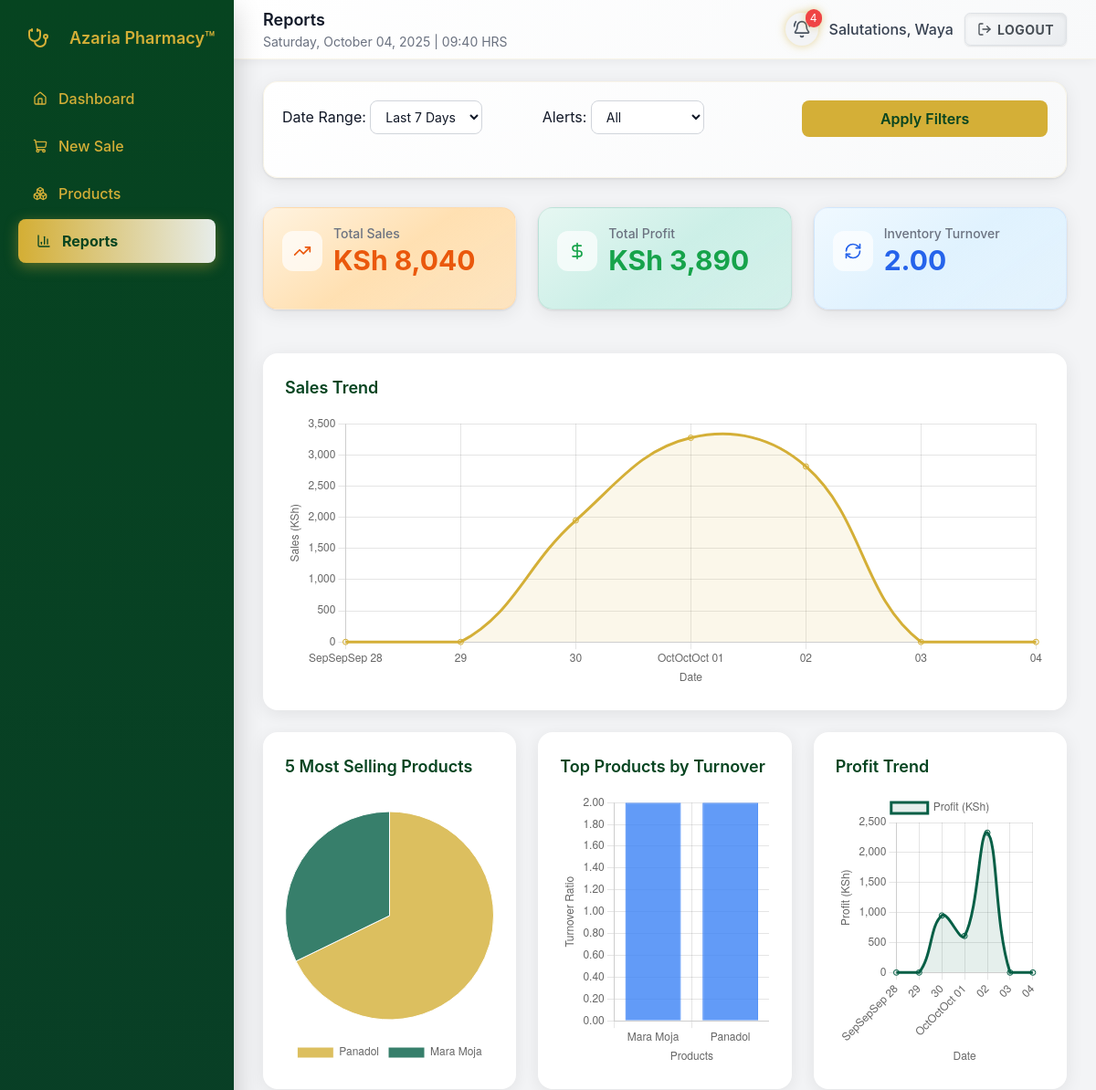
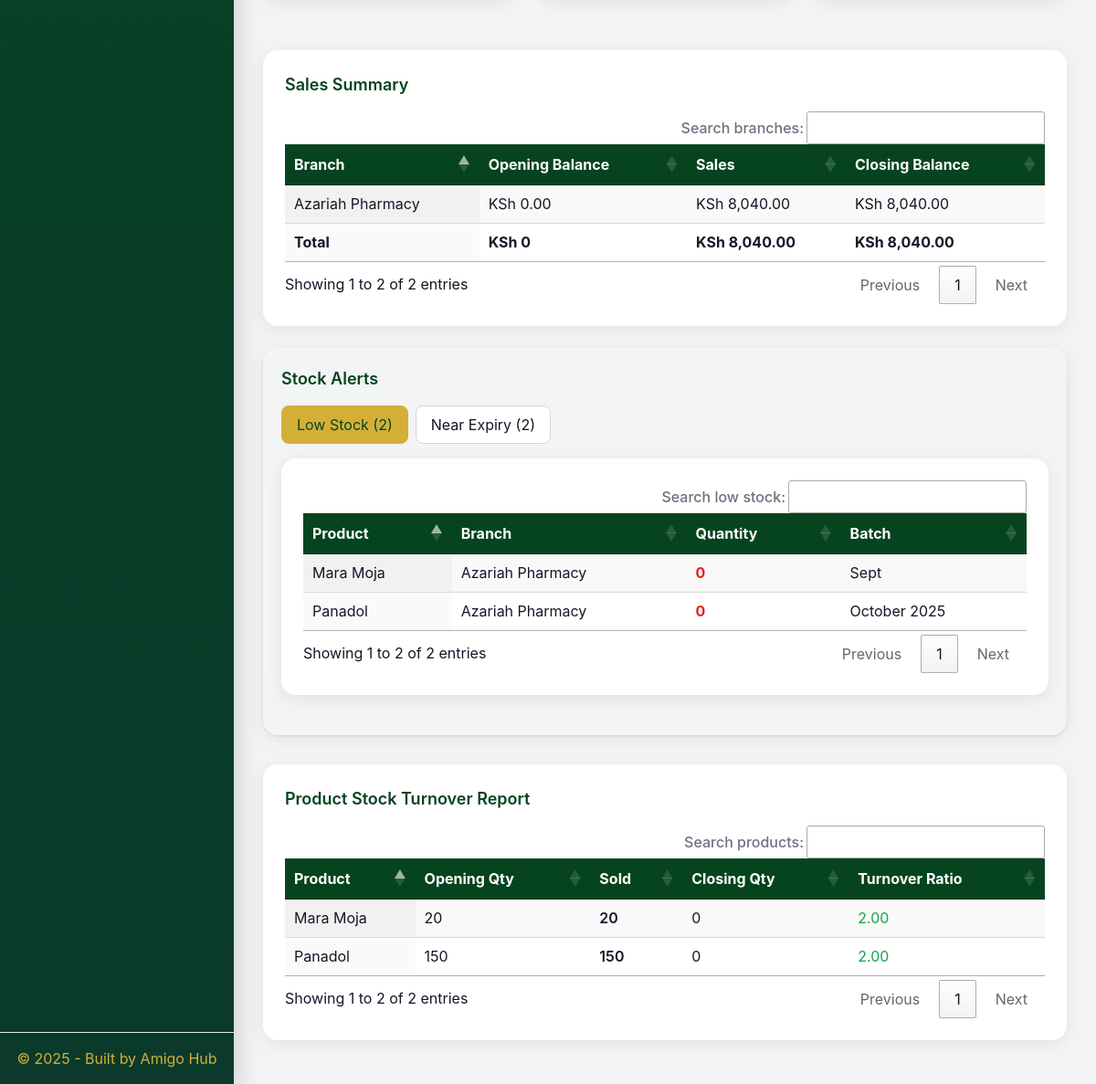
/reports/ (signed in), run on an earlier commit of the app's database (2 pictures, top to bottom).
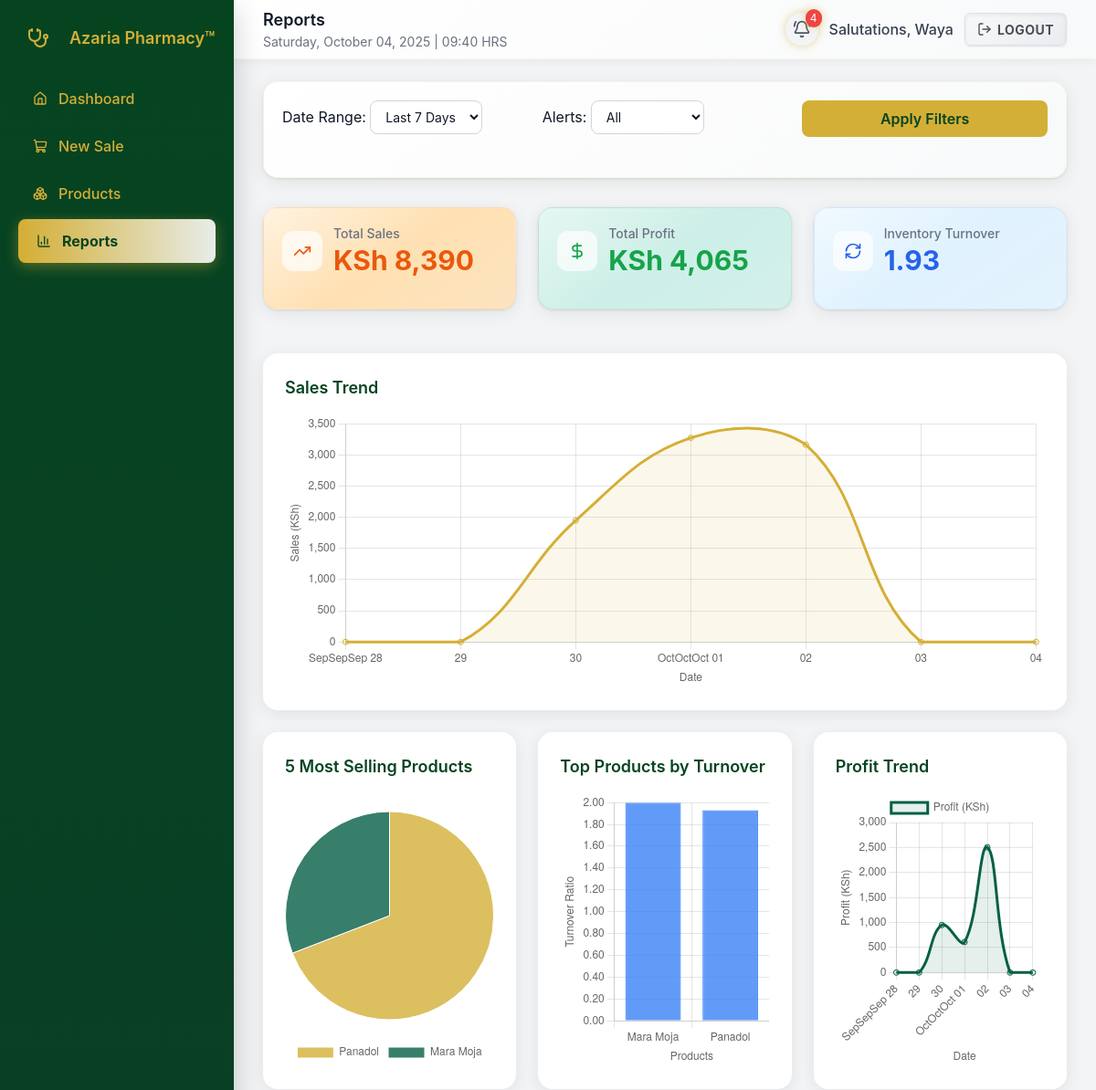
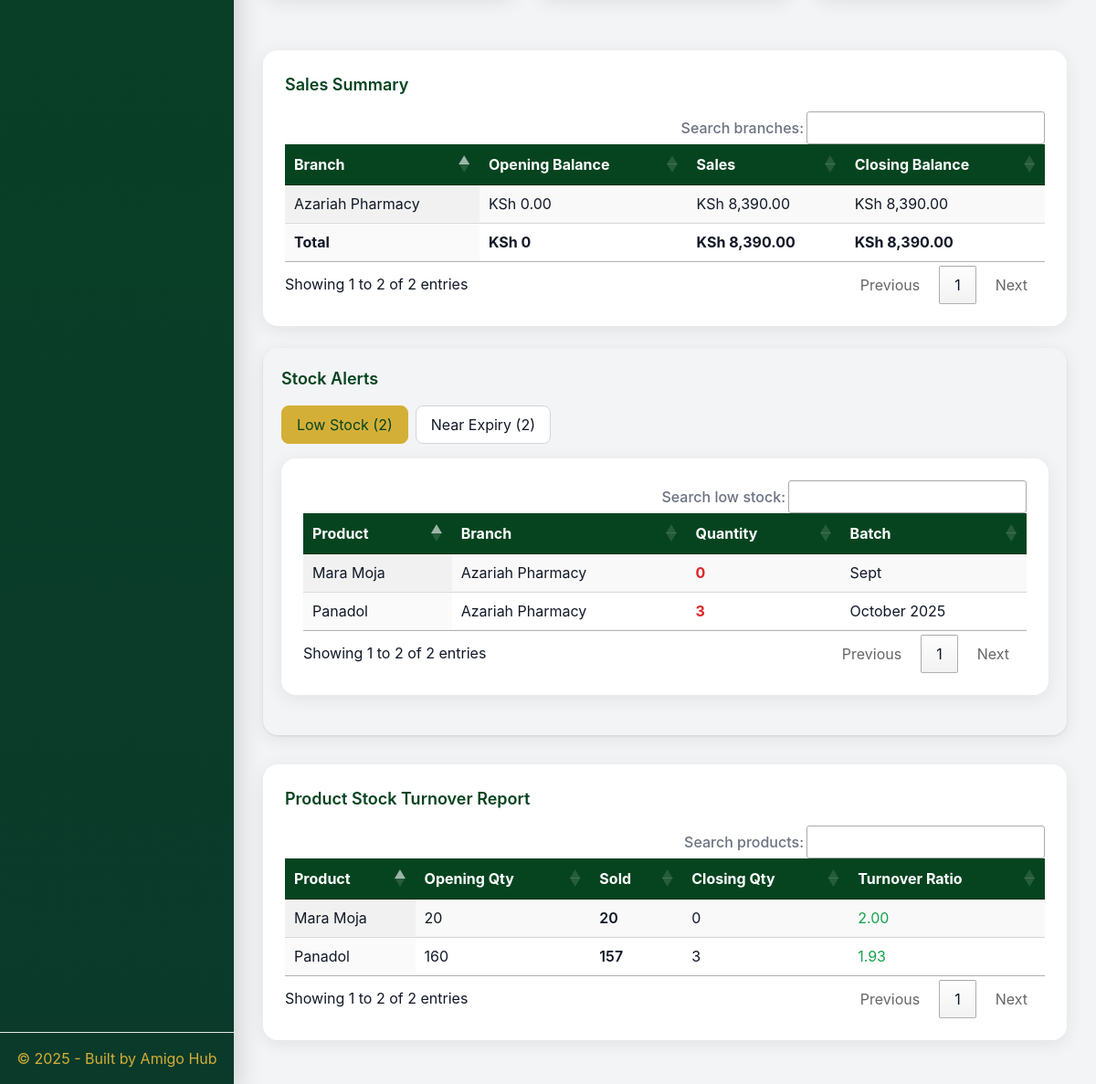
And on a later commit of the database (2 pictures, top to bottom).
### pos/models.py (models this page shows, shortened)
class Branch(models.Model):
    name = models.CharField(max_length=120)
    address = models.TextField(blank=True)
    phone = models.CharField(max_length=30, blank=True)

class ProductStock(models.Model):
    product = models.ForeignKey(Product, on_delete=models.CASCADE, related_name="stocks")
    branch = models.ForeignKey(Branch, on_delete=models.CASCADE, related_name="stocks")
    batch = models.CharField(max_length=120, blank=True)
    expiry_date = models.DateField(null=True, blank=True)
    quantity = models.IntegerField(default=0)
    supplier = models.ForeignKey(Supplier, null=True, blank=True, on_delete=models.SET_NULL)
    unit_cost = models.DecimalField(max_digits=10, decimal_places=2, default=0)
    class Meta:
        unique_together = ("product", "branch", "batch", "expiry_date")

class Product(models.Model):
    name = models.CharField(max_length=255)
    category = models.CharField(max_length=120, blank=True)
    description = models.TextField(blank=True)
    price = models.DecimalField(max_digits=10, decimal_places=2)
    min_price = models.DecimalField(max_digits=10, decimal_places=2, default=0, validators=[MinValueValidator(Decimal('0.00'))])
    created_at = models.DateTimeField(auto_now_add=True)

### pos/views.py (the view, shortened to what this page needs)
# urls.py: path("reports/", views.reports, name="reports"),
@login_required
def reports(request):
    branches = Branch.objects.all()
    today = timezone.localdate()
    low_stock_threshold = 10
    expiry_days_threshold = 60
    date_range = request.GET.get('date-range', 'week')
    branch_id = request.GET.get('branch', '')
    alert_type = request.GET.get('alert_type', '')
    start_date_str = request.GET.get('start_date')
    end_date_str = request.GET.get('end_date')
    if date_range == 'today':
        start_date = today
        end_date = today
    elif date_range == 'week':
        start_date = today - timedelta(days=6)
        end_date = today
    elif date_range == 'month':
        start_date = today - timedelta(days=30)
        end_date = today
    elif date_range == 'all_time':
        min_date = Sale.objects.aggregate(min_date=Min('created_at__date'))['min_date']
        earliest_possible = today - timedelta(days=730)
        start_date = max(min_date, earliest_possible) if min_date else today
        end_date = today
    else:
        start_date = today - timedelta(days=6)
        end_date = today
    selected_branches = branches
    if branch_id:
        selected_branches = branches.filter(id=branch_id)
    data = []
    for branch in selected_branches:
        sales_qs = Sale.objects.filter(branch=branch, created_at__date__gte=start_date, created_at__date__lte=end_date)
        total = sales_qs.aggregate(total=Sum('total'))['total'] or 0
        data.append({"branch": branch, "opening": 0, "sales": total, "closing": total})
    total_sales = sum(row['sales'] for row in data)
    sale_items_qs = SaleItem.objects.filter(sale__branch__in=selected_branches, sale__created_at__date__gte=start_date, sale__created_at__date__lte=end_date)
    total_profit = sale_items_qs.aggregate(
        profit=Sum(ExpressionWrapper(F('line_total') - F('qty') * F('product_stock__unit_cost'), output_field=DecimalField()))
    )['profit'] or Decimal('0.00')
    total_cogs = total_sales - total_profit
    total_inventory_cost = ProductStock.objects.filter(branch__in=selected_branches).aggregate(
        cost=Sum(ExpressionWrapper(F('quantity') * F('unit_cost'), output_field=DecimalField()))
    )['cost'] or Decimal('0.00')
    beginning_cost = total_inventory_cost + total_cogs
    avg_inventory_cost = (beginning_cost + total_inventory_cost) / 2 if beginning_cost + total_inventory_cost > 0 else Decimal('0.00')
    inventory_turnover = total_cogs / avg_inventory_cost if avg_inventory_cost > 0 else 0
    inventory_turnover = round(float(inventory_turnover), 2)
    most_selling = sale_items_qs.values('product__name').annotate(total_qty=Sum('qty'), total_revenue=Sum('line_total')).order_by('-total_qty')[:5]
    sold_per_product = sale_items_qs.values('product__id', 'product__name').annotate(sold=Sum('qty')).order_by('product__name')
    stock_report = []
    for item in sold_per_product:
        product_id = item['product__id']
        closing = ProductStock.objects.filter(product_id=product_id, branch__in=selected_branches).aggregate(total=Sum('quantity'))['total'] or 0
        opening = closing + item['sold']
        sold_qs = sale_items_qs.filter(product_id=product_id)
        cogs = sold_qs.aggregate(
            cogs=Sum(ExpressionWrapper(F('qty') * F('product_stock__unit_cost'), output_field=DecimalField()))
        )['cogs'] or Decimal('0.00')
        closing_cost = ProductStock.objects.filter(product_id=product_id, branch__in=selected_branches).aggregate(
            cost=Sum(ExpressionWrapper(F('quantity') * F('unit_cost'), output_field=DecimalField()))
        )['cost'] or Decimal('0.00')
        opening_cost = closing_cost + cogs
        avg_cost = (opening_cost + closing_cost) / 2 if opening_cost + closing_cost > 0 else Decimal('0.00')
        turnover = float(cogs) / float(avg_cost) if avg_cost > 0 else 0
        stock_report.append({
            'product_name': item['product__name'],
            'opening': opening,
            'sold': item['sold'],
            'closing': closing,
            'turnover': round(turnover, 2)
        })
    low_stocks = ProductStock.objects.filter(quantity__lte=low_stock_threshold, branch__in=selected_branches)
    near_expiries = ProductStock.objects.filter(
        expiry_date__lte=today + timedelta(days=expiry_days_threshold),
        expiry_date__isnull=False,
        branch__in=selected_branches
    )
    if alert_type == 'low_stock':
        near_expiries = ProductStock.objects.none()
    elif alert_type == 'expiry':
        low_stocks = ProductStock.objects.none()
    daily_data = []
    current_date = start_date
    while current_date <= end_date:
        sales_qs = Sale.objects.filter(branch__in=selected_branches, created_at__date=current_date)
        total_sales_day = sales_qs.aggregate(Sum('total'))['total__sum'] or Decimal('0.00')
        items_qs = SaleItem.objects.filter(sale__in=sales_qs)
        total_profit_day = items_qs.aggregate(
            profit=Sum(ExpressionWrapper(F('line_total') - F('qty') * F('product_stock__unit_cost'), output_field=DecimalField()))
        )['profit'] or Decimal('0.00')
        daily_data.append({'date': current_date, 'sales': total_sales_day, 'profit': total_profit_day})
        current_date += timedelta(days=1)
    sales_array = np.array([float(day['sales']) for day in daily_data])
    if len(sales_array) > 1:
        days = np.arange(len(sales_array))
        coef = np.polyfit(days, sales_array, 1)
        trend_sales = [coef[0] * x + coef[1] for x in days]
    else:
        trend_sales = sales_array.tolist()
    profits_array = np.array([float(day['profit']) for day in daily_data])
    if len(profits_array) > 1:
        days = np.arange(len(profits_array))
        coef = np.polyfit(days, profits_array, 1)
        trend_profits = [coef[0] * x + coef[1] for x in days]
    else:
        trend_profits = profits_array.tolist()
    context = {
        'data': data,
        'branches': branches,
        'low_stocks': low_stocks,
        'near_expiries': near_expiries,
        'role': 'admin' if request.user.is_superuser else 'manager' if is_manager(request.user) else 'cashier',
        'user_display_name': get_user_display_name(request.user),
        'total_sales': total_sales,
        'total_profit': total_profit,
        'inventory_turnover': inventory_turnover,
        'most_selling': most_selling,
        'stock_report': stock_report,
        'daily_data': daily_data,
        'trend_sales': [round(val, 2) for val in trend_sales],
        'trend_profits': [round(val, 2) for val in trend_profits],
        'start_date': start_date,
        'end_date': end_date,
        'date_range': date_range,
    }
    x_requested_with = request.META.get('HTTP_X_REQUESTED_WITH', '')
    return render(request, "pos/reports.html", context)

### pos/views.py (called while the page is built)
def get_user_display_name(user):
    return user.first_name or user.username

### pos/templates/pos/reports.html (shortened to what the changed rows need)
{% extends 'pos/base.html' %}
{% load humanize %}
{% block page_title %}Reports{% endblock %}
{% block content %}
<div class="reports-container">
  <div class="grid grid-cols-1 md:grid-cols-3 gap-6 mb-12">
    <div class="card card-sales">
      <div class="flex items-center mb-4">
        <div class="flex-1 min-w-0">
          <p class="metric-title">Total Sales</p>
          <p class="metric-value text-orange-600">KSh {{ total_sales|floatformat:0|intcomma }}</p>
        </div>
      </div>
    </div>
    <div class="card card-profit">
      <div class="flex items-center mb-4">
        <div class="flex-1 min-w-0">
          <p class="metric-title">{% if total_profit > 0 %}Total Profit{% else %}Total Loss{% endif %}</p>
          <p class="metric-value {% if total_profit > 0 %}text-green-600{% else %}text-red-600{% endif %}">KSh {{ total_profit|floatformat:0|intcomma }}</p>
        </div>
      </div>
    </div>
    <div class="card card-turnover">
      <div class="flex items-center mb-4">
        <div class="flex-1 min-w-0">
          <p class="metric-title">Inventory Turnover</p>
          <p class="metric-value text-blue-600">{{ inventory_turnover|floatformat:2 }}</p>
        </div>
      </div>
    </div>
  </div>
  <div class="mb-8">
    <div class="chart-container mb-6">
      <div class="chart-wrapper">
        <canvas id="dailySalesLine"></canvas>
      </div>
    </div>
    <div class="grid grid-cols-1 lg:grid-cols-3 gap-6">
      <div class="chart-container">
        <div class="chart-wrapper">
          <canvas id="mostSellingPie"></canvas>
        </div>
      </div>
      <div class="chart-container">
        <div class="chart-wrapper">
          <canvas id="topTurnover"></canvas>
        </div>
      </div>
      <div class="chart-container">
        <div class="chart-wrapper">
          <canvas id="profitTrend"></canvas>
        </div>
      </div>
    </div>
  </div>
  {% if data %}
  <div class="table-container mb-8">
    <h3>Sales Summary</h3>
    <table id="branchTable" class="display">
      <thead>
        <tr>
          <th>Branch</th>
          <th>Opening Balance</th>
          <th>Sales</th>
          <th>Closing Balance</th>
        </tr>
      </thead>
      <tbody>
        {% for row in data %}
        <tr>
          <td>{{ row.branch.name }}</td>
          <td>KSh {{ row.opening|floatformat:2|intcomma }}</td>
          <td>KSh {{ row.sales|floatformat:2|intcomma }}</td>
          <td>KSh {{ row.closing|floatformat:2|intcomma }}</td>
        </tr>
        {% endfor %}
        <tr class="font-bold bg-gray-50">
          <td>Total</td>
          <td>KSh 0</td>
          <td>KSh {{ total_sales|floatformat:2|intcomma }}</td>
          <td>KSh {{ total_sales|floatformat:2|intcomma }}</td>
        </tr>
      </tbody>
    </table>
  </div>
  {% endif %}
  <div class="card mb-8" x-data="{ activeTab: 'low' }">
    <div x-show="activeTab === 'low'" x-transition class="tab-content">
      {% if low_stocks %}
      <div class="table-container">
        <table id="lowStockTable" class="display" style="width:100%">
          <thead>
            <tr>
              <th>Product</th>
              <th>Branch</th>
              <th>Quantity</th>
              <th>Batch</th>
            </tr>
          </thead>
          <tbody>
            {% for stock in low_stocks %}
            <tr>
              <td>{{ stock.product.name }}</td>
              <td>{{ stock.branch.name }}</td>
              <td class="text-red-600 font-bold">{{ stock.quantity }}</td>
              <td>{{ stock.batch }}</td>
            </tr>
            {% endfor %}
          </tbody>
        </table>
      </div>
      {% else %}
      <div class="no-data">No low stock alerts.</div>
      {% endif %}
    </div>
  </div>
  {% if stock_report %}
  <div class="table-container">
    <table id="stockReportTable" class="display" style="width:100%">
      <thead>
        <tr>
          <th>Product</th>
          <th>Opening Qty</th>
          <th>Sold</th>
          <th>Closing Qty</th>
          <th>Turnover Ratio</th>
        </tr>
      </thead>
      <tbody>
        {% for item in stock_report %}
        <tr>
          <td>{{ item.product_name }}</td>
          <td>{{ item.opening }}</td>
          <td class="font-semibold">{{ item.sold }}</td>
          <td>{{ item.closing }}</td>
          <td>{% if item.turnover > 1 %}<span class="text-green-600">{{ item.turnover|floatformat:2 }}</span>{% else %}{{ item.turnover|floatformat:2 }}{% endif %}</td>
        </tr>
        {% endfor %}
      </tbody>
    </table>
  </div>
  {% else %}
  <div class="no-data">No stock report data available for the selected period.</div>
  {% endif %}
</div>
<link rel="stylesheet" type="text/css" href="https://cdn.datatables.net/1.13.7/css/jquery.dataTables.min.css">
<link rel="stylesheet" type="text/css" href="https://cdn.datatables.net/responsive/2.5.0/css/responsive.dataTables.min.css">
{% endblock %}

What changed in the data, as far as the page shows it:
computed for Branch "Azariah Pharmacy": sales "8,040.00" → "8,390.00"; closing "8,040.00" → "8,390.00"
changed ProductStock "October 2025": quantity "0" → "3"
Also different on the page:
{{ total_sales|floatformat:0|intcomma }}: "8,040" → "8,390"
{{ total_profit|floatformat:0|intcomma }}: "3,890" → "4,065"
{{ inventory_turnover|floatformat:2 }}: "2.00" → "1.93"
chart data {{ d.sales }}: 0.00, 0.00, 1950, 3275, 2815, 0.00, 0.00 → 0.00, 0.00, 1950, 3275, 3165, 0.00, 0.00
chart data {{ d.profit }}: 0.00, 0.00, 950, 610, 2330, 0.00, 0.00 → 0.00, 0.00, 950, 610, 2505, 0.00, 0.00
chart data {{ m.total_revenue }}: 5450, 2590 → 5800, 2590
chart data {{ item.turnover }}: 2.0, 2.0 → 2.0, 1.93
{{ total_sales|floatformat:2|intcomma }}: "8,040.00" → "8,390.00"
new list line: "Panadol 160 157 3 1.93"
list line gone: "Panadol 150 150 0 2.00"
